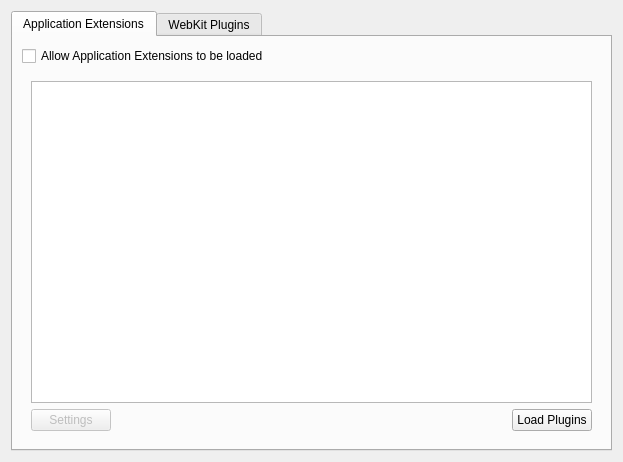
<?xml version="1.0" encoding="UTF-8"?>
<ui version="4.0">
 <class>PluginsList</class>
 <widget class="QWidget" name="PluginsList">
  <property name="geometry">
   <rect>
    <x>0</x>
    <y>0</y>
    <width>623</width>
    <height>462</height>
   </rect>
  </property>
  <property name="windowTitle">
   <string notr="true"/>
  </property>
  <layout class="QHBoxLayout" name="horizontalLayout_2">
   <item>
    <widget class="QTabWidget" name="tabWidget">
     <property name="currentIndex">
      <number>0</number>
     </property>
     <widget class="QWidget" name="tab">
      <attribute name="title">
       <string>Application Extensions</string>
      </attribute>
      <layout class="QVBoxLayout" name="verticalLayout_2">
       <item>
        <widget class="QCheckBox" name="allowAppPlugins">
         <property name="text">
          <string>Allow Application Extensions to be loaded</string>
         </property>
        </widget>
       </item>
       <item>
        <widget class="QFrame" name="verticalFrame">
         <layout class="QVBoxLayout" name="appExtensionFrame">
          <item>
           <widget class="QListWidget" name="list">
            <property name="uniformItemSizes">
             <bool>true</bool>
            </property>
            <property name="wordWrap">
             <bool>true</bool>
            </property>
           </widget>
          </item>
          <item>
           <layout class="QHBoxLayout" name="horizontalLayout">
            <item>
             <widget class="QPushButton" name="butSettings">
              <property name="enabled">
               <bool>false</bool>
              </property>
              <property name="sizePolicy">
               <sizepolicy hsizetype="Fixed" vsizetype="Fixed">
                <horstretch>0</horstretch>
                <verstretch>0</verstretch>
               </sizepolicy>
              </property>
              <property name="text">
               <string>Settings</string>
              </property>
              <property name="icon">
               <iconset resource="../data/icons.qrc">
                <normaloff>:/icons/preferences/preferences-desktop.png</normaloff>:/icons/preferences/preferences-desktop.png</iconset>
              </property>
             </widget>
            </item>
            <item>
             <spacer name="horizontalSpacer">
              <property name="orientation">
               <enum>Qt::Horizontal</enum>
              </property>
              <property name="sizeHint" stdset="0">
               <size>
                <width>40</width>
                <height>20</height>
               </size>
              </property>
             </spacer>
            </item>
            <item>
             <widget class="QPushButton" name="butLoad">
              <property name="sizePolicy">
               <sizepolicy hsizetype="Fixed" vsizetype="Preferred">
                <horstretch>0</horstretch>
                <verstretch>0</verstretch>
               </sizepolicy>
              </property>
              <property name="text">
               <string>Load Plugins</string>
              </property>
              <property name="icon">
               <iconset resource="../data/icons.qrc">
                <normaloff>:/icons/faenza/reload.png</normaloff>:/icons/faenza/reload.png</iconset>
              </property>
             </widget>
            </item>
           </layout>
          </item>
         </layout>
        </widget>
       </item>
      </layout>
     </widget>
     <widget class="QWidget" name="tab_2">
      <attribute name="title">
       <string>WebKit Plugins</string>
      </attribute>
      <layout class="QGridLayout" name="gridLayout_2">
       <item row="0" column="0">
        <widget class="QLabel" name="label">
         <property name="text">
          <string>&lt;b&gt;Click To Flash Plugin&lt;/b&gt;</string>
         </property>
        </widget>
       </item>
       <item row="1" column="0" colspan="2">
        <widget class="QLabel" name="label_2">
         <property name="text">
          <string>Click To Flash is a plugin which blocks auto loading of Flash content at page. You can always load it manually by clicking on the Flash play icon.</string>
         </property>
         <property name="wordWrap">
          <bool>true</bool>
         </property>
        </widget>
       </item>
       <item row="3" column="0" colspan="2">
        <layout class="QGridLayout" name="gridLayout">
         <item row="0" column="0" rowspan="3">
          <widget class="QTreeWidget" name="whitelist">
           <column>
            <property name="text">
             <string>Whitelist</string>
            </property>
           </column>
          </widget>
         </item>
         <item row="1" column="1">
          <widget class="QPushButton" name="add">
           <property name="text">
            <string>Add</string>
           </property>
          </widget>
         </item>
         <item row="2" column="1">
          <widget class="QPushButton" name="remove">
           <property name="text">
            <string>Remove</string>
           </property>
          </widget>
         </item>
         <item row="0" column="1">
          <spacer name="verticalSpacer">
           <property name="orientation">
            <enum>Qt::Vertical</enum>
           </property>
           <property name="sizeHint" stdset="0">
            <size>
             <width>20</width>
             <height>40</height>
            </size>
           </property>
          </spacer>
         </item>
        </layout>
       </item>
       <item row="2" column="0">
        <widget class="QCheckBox" name="allowClick2Flash">
         <property name="text">
          <string>Allow Click To Flash</string>
         </property>
        </widget>
       </item>
      </layout>
     </widget>
    </widget>
   </item>
  </layout>
 </widget>
 <resources>
  <include location="../data/icons.qrc"/>
 </resources>
 <connections/>
</ui>
